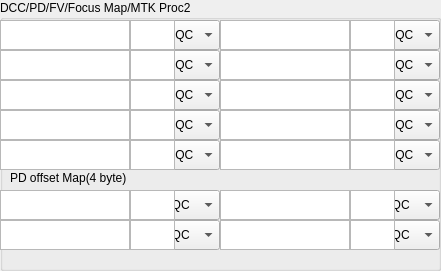
    <widget class="QGroupBox" name="groupBox_11">
     <property name="geometry">
      <rect>
       <x>0</x>
       <y>455</y>
       <width>441</width>
       <height>271</height>
      </rect>
     </property>
     <property name="title">
      <string>DCC/PD/FV/Focus Map/MTK Proc2</string>
     </property>
     <widget class="QTextEdit" name="DCC12">
      <property name="geometry">
       <rect>
        <x>130</x>
        <y>20</y>
        <width>45</width>
        <height>30</height>
       </rect>
      </property>
     </widget>
     <widget class="QTextEdit" name="DCC11">
      <property name="geometry">
       <rect>
        <x>0</x>
        <y>20</y>
        <width>130</width>
        <height>30</height>
       </rect>
      </property>
     </widget>
     <widget class="QTextEdit" name="DCC22">
      <property name="geometry">
       <rect>
        <x>350</x>
        <y>20</y>
        <width>45</width>
        <height>30</height>
       </rect>
      </property>
     </widget>
     <widget class="QTextEdit" name="DCC21">
      <property name="geometry">
       <rect>
        <x>220</x>
        <y>20</y>
        <width>130</width>
        <height>30</height>
       </rect>
      </property>
     </widget>
     <widget class="QTextEdit" name="DCC32">
      <property name="geometry">
       <rect>
        <x>130</x>
        <y>50</y>
        <width>45</width>
        <height>30</height>
       </rect>
      </property>
     </widget>
     <widget class="QTextEdit" name="DCC41">
      <property name="geometry">
       <rect>
        <x>220</x>
        <y>50</y>
        <width>130</width>
        <height>30</height>
       </rect>
      </property>
     </widget>
     <widget class="QTextEdit" name="DCC42">
      <property name="geometry">
       <rect>
        <x>350</x>
        <y>50</y>
        <width>45</width>
        <height>30</height>
       </rect>
      </property>
     </widget>
     <widget class="QTextEdit" name="DCC31">
      <property name="geometry">
       <rect>
        <x>0</x>
        <y>50</y>
        <width>130</width>
        <height>30</height>
       </rect>
      </property>
     </widget>
     <widget class="QTextEdit" name="DCC52">
      <property name="geometry">
       <rect>
        <x>130</x>
        <y>80</y>
        <width>45</width>
        <height>30</height>
       </rect>
      </property>
     </widget>
     <widget class="QTextEdit" name="DCC61">
      <property name="geometry">
       <rect>
        <x>220</x>
        <y>80</y>
        <width>130</width>
        <height>30</height>
       </rect>
      </property>
     </widget>
     <widget class="QTextEdit" name="DCC62">
      <property name="geometry">
       <rect>
        <x>350</x>
        <y>80</y>
        <width>45</width>
        <height>30</height>
       </rect>
      </property>
     </widget>
     <widget class="QTextEdit" name="DCC51">
      <property name="geometry">
       <rect>
        <x>0</x>
        <y>80</y>
        <width>130</width>
        <height>30</height>
       </rect>
      </property>
     </widget>
     <widget class="QTextEdit" name="DCC72">
      <property name="geometry">
       <rect>
        <x>130</x>
        <y>110</y>
        <width>45</width>
        <height>30</height>
       </rect>
      </property>
     </widget>
     <widget class="QTextEdit" name="DCC81">
      <property name="geometry">
       <rect>
        <x>220</x>
        <y>110</y>
        <width>130</width>
        <height>30</height>
       </rect>
      </property>
     </widget>
     <widget class="QTextEdit" name="DCC82">
      <property name="geometry">
       <rect>
        <x>350</x>
        <y>110</y>
        <width>45</width>
        <height>30</height>
       </rect>
      </property>
     </widget>
     <widget class="QTextEdit" name="DCC71">
      <property name="geometry">
       <rect>
        <x>0</x>
        <y>110</y>
        <width>130</width>
        <height>30</height>
       </rect>
      </property>
     </widget>
     <widget class="QTextEdit" name="DCC92">
      <property name="geometry">
       <rect>
        <x>130</x>
        <y>140</y>
        <width>45</width>
        <height>30</height>
       </rect>
      </property>
     </widget>
     <widget class="QTextEdit" name="DCC101">
      <property name="geometry">
       <rect>
        <x>220</x>
        <y>140</y>
        <width>130</width>
        <height>30</height>
       </rect>
      </property>
     </widget>
     <widget class="QTextEdit" name="DCC102">
      <property name="geometry">
       <rect>
        <x>350</x>
        <y>140</y>
        <width>45</width>
        <height>30</height>
       </rect>
      </property>
     </widget>
     <widget class="QTextEdit" name="DCC91">
      <property name="geometry">
       <rect>
        <x>0</x>
        <y>140</y>
        <width>130</width>
        <height>30</height>
       </rect>
      </property>
     </widget>
     <widget class="QTextEdit" name="DCC112">
      <property name="geometry">
       <rect>
        <x>130</x>
        <y>190</y>
        <width>45</width>
        <height>30</height>
       </rect>
      </property>
     </widget>
     <widget class="QTextEdit" name="DCC121">
      <property name="geometry">
       <rect>
        <x>220</x>
        <y>190</y>
        <width>130</width>
        <height>30</height>
       </rect>
      </property>
     </widget>
     <widget class="QTextEdit" name="DCC122">
      <property name="geometry">
       <rect>
        <x>350</x>
        <y>190</y>
        <width>45</width>
        <height>30</height>
       </rect>
      </property>
     </widget>
     <widget class="QTextEdit" name="DCC111">
      <property name="geometry">
       <rect>
        <x>0</x>
        <y>190</y>
        <width>130</width>
        <height>30</height>
       </rect>
      </property>
     </widget>
     <widget class="QLabel" name="label_45">
      <property name="geometry">
       <rect>
        <x>10</x>
        <y>170</y>
        <width>181</width>
        <height>16</height>
       </rect>
      </property>
      <property name="text">
       <string>PD offset Map(4 byte)</string>
      </property>
     </widget>
     <widget class="QComboBox" name="DCC13">
      <property name="geometry">
       <rect>
        <x>105</x>
        <y>20</y>
        <width>115</width>
        <height>30</height>
       </rect>
      </property>
      <item>
       <property name="text">
        <string>8x6, 2byte,  QC</string>
       </property>
      </item>
      <item>
       <property name="text">
        <string>16x12,2b,SONY</string>
       </property>
      </item>
      <item>
       <property name="text">
        <string>8x8,1576, MTK</string>
       </property>
      </item>
      <item>
       <property name="text">
        <string>8x8,1004, MTK</string>
       </property>
      </item>
      <item>
       <property name="text">
        <string>PD Offset,  QC</string>
       </property>
      </item>
     </widget>
     <widget class="QComboBox" name="DCC33">
      <property name="geometry">
       <rect>
        <x>105</x>
        <y>50</y>
        <width>115</width>
        <height>30</height>
       </rect>
      </property>
      <item>
       <property name="text">
        <string>8x6, 2byte,  QC</string>
       </property>
      </item>
      <item>
       <property name="text">
        <string>16x12,2b,SONY</string>
       </property>
      </item>
      <item>
       <property name="text">
        <string>8x8,1576, MTK</string>
       </property>
      </item>
      <item>
       <property name="text">
        <string>8x8,1004, MTK</string>
       </property>
      </item>
      <item>
       <property name="text">
        <string>PD Offset,  QC</string>
       </property>
      </item>
     </widget>
     <widget class="QComboBox" name="DCC53">
      <property name="geometry">
       <rect>
        <x>105</x>
        <y>80</y>
        <width>115</width>
        <height>30</height>
       </rect>
      </property>
      <item>
       <property name="text">
        <string>8x6, 2byte,  QC</string>
       </property>
      </item>
      <item>
       <property name="text">
        <string>16x12,2b,SONY</string>
       </property>
      </item>
      <item>
       <property name="text">
        <string>8x8,1576, MTK</string>
       </property>
      </item>
      <item>
       <property name="text">
        <string>8x8,1004, MTK</string>
       </property>
      </item>
      <item>
       <property name="text">
        <string>PD Offset,  QC</string>
       </property>
      </item>
     </widget>
     <widget class="QComboBox" name="DCC73">
      <property name="geometry">
       <rect>
        <x>105</x>
        <y>110</y>
        <width>115</width>
        <height>30</height>
       </rect>
      </property>
      <item>
       <property name="text">
        <string>8x6, 2byte,  QC</string>
       </property>
      </item>
      <item>
       <property name="text">
        <string>16x12,2b,SONY</string>
       </property>
      </item>
      <item>
       <property name="text">
        <string>8x8,1576, MTK</string>
       </property>
      </item>
      <item>
       <property name="text">
        <string>8x8,1004, MTK</string>
       </property>
      </item>
      <item>
       <property name="text">
        <string>PD Offset,  QC</string>
       </property>
      </item>
     </widget>
     <widget class="QComboBox" name="DCC93">
      <property name="geometry">
       <rect>
        <x>105</x>
        <y>140</y>
        <width>115</width>
        <height>30</height>
       </rect>
      </property>
      <item>
       <property name="text">
        <string>8x6, 2byte,  QC</string>
       </property>
      </item>
      <item>
       <property name="text">
        <string>16x12,2b,SONY</string>
       </property>
      </item>
      <item>
       <property name="text">
        <string>8x8,1576, MTK</string>
       </property>
      </item>
      <item>
       <property name="text">
        <string>8x8,1004, MTK</string>
       </property>
      </item>
      <item>
       <property name="text">
        <string>PD Offset,  QC</string>
       </property>
      </item>
     </widget>
     <widget class="QComboBox" name="DCC113">
      <property name="geometry">
       <rect>
        <x>105</x>
        <y>190</y>
        <width>115</width>
        <height>30</height>
       </rect>
      </property>
      <item>
       <property name="text">
        <string>PD Offset,  QC</string>
       </property>
      </item>
     </widget>
     <widget class="QComboBox" name="DCC43">
      <property name="geometry">
       <rect>
        <x>325</x>
        <y>50</y>
        <width>115</width>
        <height>30</height>
       </rect>
      </property>
      <item>
       <property name="text">
        <string>8x6, 2byte,  QC</string>
       </property>
      </item>
      <item>
       <property name="text">
        <string>16x12,2b,SONY</string>
       </property>
      </item>
      <item>
       <property name="text">
        <string>8x8,1576, MTK</string>
       </property>
      </item>
      <item>
       <property name="text">
        <string>8x8,1004, MTK</string>
       </property>
      </item>
      <item>
       <property name="text">
        <string>PD Offset,  QC</string>
       </property>
      </item>
     </widget>
     <widget class="QComboBox" name="DCC23">
      <property name="geometry">
       <rect>
        <x>325</x>
        <y>20</y>
        <width>115</width>
        <height>30</height>
       </rect>
      </property>
      <item>
       <property name="text">
        <string>8x6, 2byte,  QC</string>
       </property>
      </item>
      <item>
       <property name="text">
        <string>16x12,2b,SONY</string>
       </property>
      </item>
      <item>
       <property name="text">
        <string>8x8,1576, MTK</string>
       </property>
      </item>
      <item>
       <property name="text">
        <string>8x8,1004, MTK</string>
       </property>
      </item>
      <item>
       <property name="text">
        <string>PD Offset,  QC</string>
       </property>
      </item>
     </widget>
     <widget class="QComboBox" name="DCC63">
      <property name="geometry">
       <rect>
        <x>325</x>
        <y>80</y>
        <width>115</width>
        <height>30</height>
       </rect>
      </property>
      <item>
       <property name="text">
        <string>8x6, 2byte,  QC</string>
       </property>
      </item>
      <item>
       <property name="text">
        <string>16x12,2b,SONY</string>
       </property>
      </item>
      <item>
       <property name="text">
        <string>8x8,1576, MTK</string>
       </property>
      </item>
      <item>
       <property name="text">
        <string>8x8,1004, MTK</string>
       </property>
      </item>
      <item>
       <property name="text">
        <string>PD Offset,  QC</string>
       </property>
      </item>
     </widget>
     <widget class="QComboBox" name="DCC123">
      <property name="geometry">
       <rect>
        <x>325</x>
        <y>190</y>
        <width>115</width>
        <height>30</height>
       </rect>
      </property>
      <item>
       <property name="text">
        <string>PD Offset,  QC</string>
       </property>
      </item>
     </widget>
     <widget class="QComboBox" name="DCC103">
      <property name="geometry">
       <rect>
        <x>325</x>
        <y>140</y>
        <width>115</width>
        <height>30</height>
       </rect>
      </property>
      <item>
       <property name="text">
        <string>8x6, 2byte,  QC</string>
       </property>
      </item>
      <item>
       <property name="text">
        <string>16x12,2b,SONY</string>
       </property>
      </item>
      <item>
       <property name="text">
        <string>8x8,1576, MTK</string>
       </property>
      </item>
      <item>
       <property name="text">
        <string>8x8,1004, MTK</string>
       </property>
      </item>
      <item>
       <property name="text">
        <string>PD Offset,  QC</string>
       </property>
      </item>
     </widget>
     <widget class="QComboBox" name="DCC83">
      <property name="geometry">
       <rect>
        <x>325</x>
        <y>110</y>
        <width>115</width>
        <height>30</height>
       </rect>
      </property>
      <item>
       <property name="text">
        <string>8x6, 2byte,  QC</string>
       </property>
      </item>
      <item>
       <property name="text">
        <string>16x12,2b,SONY</string>
       </property>
      </item>
      <item>
       <property name="text">
        <string>8x8,1576, MTK</string>
       </property>
      </item>
      <item>
       <property name="text">
        <string>8x8,1004, MTK</string>
       </property>
      </item>
      <item>
       <property name="text">
        <string>PD Offset,  QC</string>
       </property>
      </item>
     </widget>
     <widget class="QComboBox" name="DCC133">
      <property name="geometry">
       <rect>
        <x>105</x>
        <y>220</y>
        <width>115</width>
        <height>30</height>
       </rect>
      </property>
      <item>
       <property name="text">
        <string>PD Offset,  QC</string>
       </property>
      </item>
     </widget>
     <widget class="QTextEdit" name="DCC142">
      <property name="geometry">
       <rect>
        <x>350</x>
        <y>220</y>
        <width>45</width>
        <height>30</height>
       </rect>
      </property>
     </widget>
     <widget class="QComboBox" name="DCC143">
      <property name="geometry">
       <rect>
        <x>325</x>
        <y>220</y>
        <width>115</width>
        <height>30</height>
       </rect>
      </property>
      <item>
       <property name="text">
        <string>PD Offset,  QC</string>
       </property>
      </item>
     </widget>
     <widget class="QTextEdit" name="DCC131">
      <property name="geometry">
       <rect>
        <x>0</x>
        <y>220</y>
        <width>130</width>
        <height>30</height>
       </rect>
      </property>
     </widget>
     <widget class="QTextEdit" name="DCC132">
      <property name="geometry">
       <rect>
        <x>130</x>
        <y>220</y>
        <width>45</width>
        <height>30</height>
       </rect>
      </property>
     </widget>
     <widget class="QTextEdit" name="DCC141">
      <property name="geometry">
       <rect>
        <x>220</x>
        <y>220</y>
        <width>130</width>
        <height>30</height>
       </rect>
      </property>
     </widget>
     <zorder>DCC143</zorder>
     <zorder>DCC43</zorder>
     <zorder>DCC103</zorder>
     <zorder>DCC23</zorder>
     <zorder>DCC123</zorder>
     <zorder>DCC63</zorder>
     <zorder>DCC83</zorder>
     <zorder>DCC73</zorder>
     <zorder>DCC93</zorder>
     <zorder>DCC113</zorder>
     <zorder>DCC53</zorder>
     <zorder>DCC33</zorder>
     <zorder>DCC13</zorder>
     <zorder>DCC12</zorder>
     <zorder>DCC11</zorder>
     <zorder>DCC22</zorder>
     <zorder>DCC21</zorder>
     <zorder>DCC32</zorder>
     <zorder>DCC41</zorder>
     <zorder>DCC42</zorder>
     <zorder>DCC31</zorder>
     <zorder>DCC52</zorder>
     <zorder>DCC61</zorder>
     <zorder>DCC62</zorder>
     <zorder>DCC51</zorder>
     <zorder>DCC72</zorder>
     <zorder>DCC81</zorder>
     <zorder>DCC82</zorder>
     <zorder>DCC71</zorder>
     <zorder>DCC92</zorder>
     <zorder>DCC101</zorder>
     <zorder>DCC102</zorder>
     <zorder>DCC91</zorder>
     <zorder>DCC112</zorder>
     <zorder>DCC121</zorder>
     <zorder>DCC122</zorder>
     <zorder>DCC111</zorder>
     <zorder>label_45</zorder>
     <zorder>DCC133</zorder>
     <zorder>DCC142</zorder>
     <zorder>DCC131</zorder>
     <zorder>DCC132</zorder>
     <zorder>DCC141</zorder>
    </widget>
